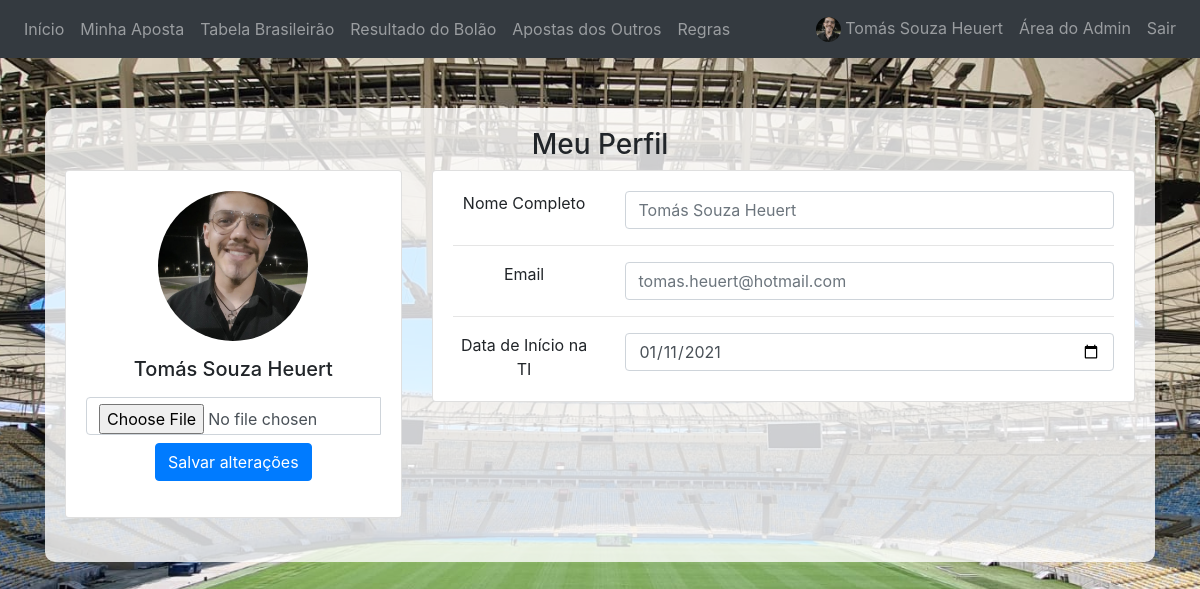
The app's page /perfil (signed in) with its own data.
### website/models.py (models this page shows)
class User(db.Model, UserMixin):
    id = db.Column(db.Integer, primary_key=True)
    email = db.Column(db.String(150), unique=True)
    password = db.Column(db.String(150))
    cpf = db.Column(db.String(150))
    nome_completo = db.Column(db.String(150))
    pagou_aposta = db.Column(db.Boolean)
    has_admin = db.Column(db.Boolean)
    data_inicioti = db.Column(db.Date)
    foto_perfil = db.Column(db.String(200))
    notes = db.relationship('Note')

### website/views.py (the view, shortened to what this page needs)
@views.route('/perfil', methods=['GET', 'POST'])
@login_required
def perfil():
    return render_template("perfil.html", user=current_user)

### website/__init__.py (called while the page is built)
def create_app():
    app = Flask(__name__)
    app.config['SECRET_KEY'] = 'hjshjhdjah kjshkjdhjs'
    app.config['SQLALCHEMY_DATABASE_URI'] = f'sqlite:///{DB_NAME}'
    app.config["UPLOAD_FOLDER"] = UPLOAD_FOLDER
    db.init_app(app)
    from .views import views
    from .auth import auth
    app.register_blueprint(views, url_prefix='/')
    app.register_blueprint(auth, url_prefix='/')
    from .models import User, Note
    with app.app_context():
        db.create_all()
    login_manager = LoginManager()
    login_manager.login_view = 'auth.login'
    login_manager.login_message = ''
    login_manager.init_app(app)
    @login_manager.user_loader
    def load_user(id):
        return User.query.get(int(id))
    return app

### website/templates/perfil.html (shortened to what this page needs)
{% extends "base.html" %}
{% block content %}
<div class="perfil-container">
    <form method="POST" enctype="multipart/form-data">
        <h3 align="center">Meu Perfil</h3>
        <div class="row">
            <div class="col-lg-4">
                <div class="card mb-4">
                    <div class="card-body text-center">
                        <img src="{{user.foto_perfil}}" alt="avatar" class="rounded-circle img-fluid" style="width: 150px; height: 150px; object-fit: cover;">
                        <h5 class="my-3">{{user.nome_completo}}</h5>
                        <div class="input-group justify-content-center mb-2 d-block">
                            <input type="file" class="form-control" id="foto_perfil" name="foto_perfil"/>
                            <button type="submit" class="btn btn-primary m-2">Salvar alterações</button>
                        </div>
                    </div>
                </div>
            </div>
            <div class="col-lg-8">
                <div class="card mb-4">
                    <div class="card-body">
                        <div class="row">
                            <div class="col-sm-3">
                                <p class="mb-0">Nome Completo</p>
                            </div>
                            <div class="col-sm-9">
                                <input type="text" class="form-control text-muted mb-0" id="nome_completo"
                                    name="nome_completo" placeholder="Insira seu nome completo"
                                    value="{{user.nome_completo}}" />
                            </div>
                        </div>
                        <hr>
                        <div class="row">
                            <div class="col-sm-3">
                                <p class="mb-0">Email</p>
                            </div>
                            <div class="col-sm-9">
                                <input type="email" class="form-control text-muted mb-0" id="email" name="email"
                                    placeholder="Enter email" value="{{user.email}}" />
                            </div>
                        </div>
                        <hr>
                        <div class="row">
                            <div class="col-sm-3">
                                <p class="mb-0">Data de Início na TI</p>
                            </div>
                            <div class="col-sm-9">
                                <input type="date" class="form-control" id="data_inicioti" name="data_inicioti"
                                    value="{{user.data_inicioti}}" />
                            </div>
                        </div>
                    </div>
                </div>
            </div>
        </div>
    </form>
</div>
{% endblock %}

### website/templates/base.html (shortened to what this page needs)
<!DOCTYPE html>
<html>
  <head>
    <link
      rel="stylesheet"
      href="https://stackpath.bootstrapcdn.com/bootstrap/4.4.1/css/bootstrap.min.css"
    />
    <link
      rel="stylesheet"
      href="https://stackpath.bootstrapcdn.com/font-awesome/4.7.0/css/font-awesome.min.css"
    />
  </head>
  <body>
    {% if user.is_authenticated %}
    <nav class="navbar navbar-expand-lg navbar-dark bg-dark">
      <div class="collapse navbar-collapse justify-content-between" id="navbar">
        <div class="navbar-nav">
          <a class="nav-item nav-link" id="home" href="/" title="Início">Início</a>
          <a class="nav-item nav-link" id="minha_aposta" href="/minha_aposta" title="Minha Aposta">Minha Aposta</a>
          <a class="nav-item nav-link" id="tabelaBrasileirao" href="/tabela_brasileirao" title="Tabela Brasileirão">Tabela Brasileirão</a>
          <a class="nav-item nav-link" id="tabelaBrasileirao" href="/resultado_bolao" title="Resultado do Bolão">Resultado do Bolão</a>
          <a class="nav-item nav-link" id="tabelaBrasileirao" href="/apostas_outros" title="Apostas dos Outros">Apostas dos Outros</a>
          <a class="nav-item nav-link" id="regras" href="/regras" title="Regras">Regras</a>
        </div>
        {% if user.is_authenticated %}
        <div class="navbar-nav">
          <a class="nav-item nav-link" href="/perfil" title="Perfil de {{user.nome_completo}}">
            <img src="{{user.foto_perfil}}" class="rounded-circle" width="25" height="25" style="object-fit: cover;">
            <span class="nav-item navbar-link">{{user.nome_completo}}</span>
          </a>
          {% if user.has_admin %}
          <a class="nav-item nav-link" id="logout" href="/admin_area" title="Área do Admin">Área do Admin</a>
          {% endif %}
          <a class="nav-item nav-link" id="logout" href="/logout" title="Sair" onclick="return confirm('Deseja mesmo sair?')">Sair</a>
        </div>
        {% endif %}
      </div>
    </nav>
    {% endif %}
    <div class="container">{% block content %} {% endblock %}</div>
  </body>
</html>

### website/templates/perfil.html (style rules this page uses)
body { background-image: url('/static/imagens/maraca.jpeg'); background-size: cover; background-position: center; background-attachment: fixed; background-repeat: no-repeat; }
.perfil-container { background-color: rgba(255, 255, 255, 0.8); border-radius: 10px; padding: 20px; margin-top: 50px; max-width: auto; margin-left: auto; margin-right: auto; text-align: center; }

### records on screen
User: foto_perfil (picture), nome_completo "Tomás Souza Heuert", email "tomas.heuert@hotmail.com", data_inicioti "01/11/2021"
